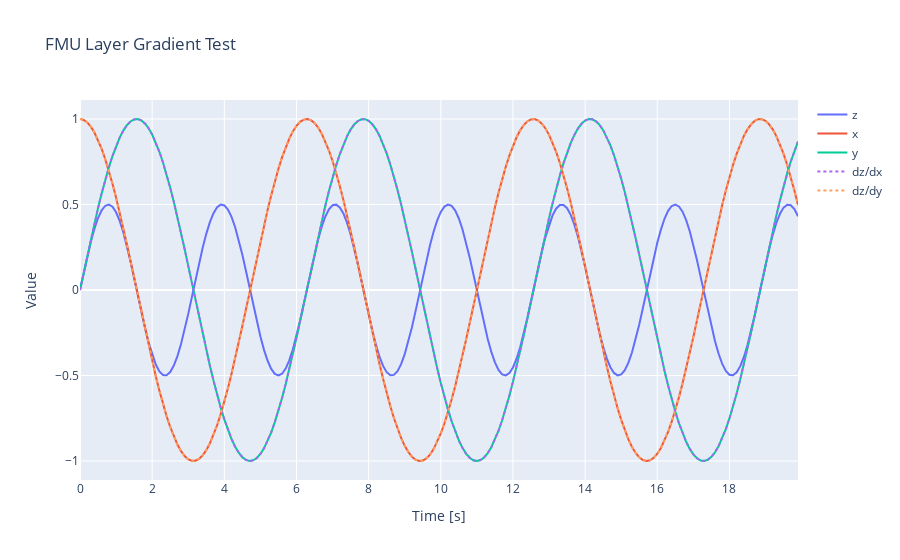

Write notebook code for a chart like this one.
### Code cell
# - - - - - - - - - - - - - - - - - - - - - - - - - - - - - - - - - - - - - - -
# Test the layer gradient
# - - - - - - - - - - - - - - - - - - - - - - - - - - - - - - - - - - - - - - -

with tf.GradientTape() as tape:
    tape.watch(input_data)
    outputs = fmu_layer(input_data)
    # gather gradients
    gradients = tape.gradient(outputs, input_data)

# Plot the gradients
fig = make_subplots(rows=1, cols=1)
fig.add_trace(go.Scatter(x=t_vect, y=outputs[0][:,0], name="z", mode="lines"), row=1, col=1)
fig.add_trace(go.Scatter(x=t_vect, y=input_x[0], name="x", mode="lines"), row=1, col=1)
fig.add_trace(go.Scatter(x=t_vect, y=input_y[0], name="y", mode="lines"), row=1, col=1)
fig.add_trace(go.Scatter(x=t_vect, y=gradients[0][:,0], name="dz/dx", mode="lines", line=dict(dash='dot')), row=1, col=1)
fig.add_trace(go.Scatter(x=t_vect, y=gradients[0][:,1], name="dz/dy", mode="lines", line=dict(dash='dot')), row=1, col=1)

fig.update_layout(title="FMU Layer Gradient Test", xaxis_title="Time [s]", yaxis_title="Value")
fig.show()

### Figure 1 — Plotly figure (JSON) as saved in the notebook; plotly's stock layout.template omitted (floating-point values rounded to 4 significant figures; data arrays with more than 128 entries replaced by an {"elided": "..."} marker saying what was removed)
{"data": [{"mode": "lines", "name": "z", "type": "scatter", "x": {"elided": "200 float values"}, "xaxis": "x", "y": {"elided": "200 float values"}, "yaxis": "y"}, {"mode": "lines", "name": "x", "type": "scatter", "x": {"elided": "200 float values"}, "xaxis": "x", "y": {"elided": "200 float values"}, "yaxis": "y"}, {"mode": "lines", "name": "y", "type": "scatter", "x": {"elided": "200 float values"}, "xaxis": "x", "y": {"elided": "200 float values"}, "yaxis": "y"}, {"line": {"dash": "dot"}, "mode": "lines", "name": "dz/dx", "type": "scatter", "x": {"elided": "200 float values"}, "xaxis": "x", "y": {"elided": "200 float values"}, "yaxis": "y"}, {"line": {"dash": "dot"}, "mode": "lines", "name": "dz/dy", "type": "scatter", "x": {"elided": "200 float values"}, "xaxis": "x", "y": {"elided": "200 float values"}, "yaxis": "y"}], "layout": {"title": {"text": "FMU Layer Gradient Test"}, "xaxis": {"anchor": "y", "domain": [0, 1], "title": {"text": "Time [s]"}}, "yaxis": {"anchor": "x", "domain": [0, 1], "title": {"text": "Value"}}}}
